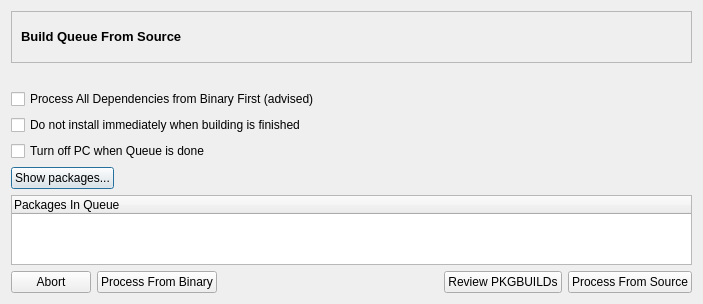
<ui version="4.0" >
 <class>reviewBuildingDialog</class>
 <widget class="QDialog" name="reviewBuildingDialog" >
  <property name="geometry" >
   <rect>
    <x>0</x>
    <y>0</y>
    <width>703</width>
    <height>294</height>
   </rect>
  </property>
  <property name="windowTitle" >
   <string>Review Building Queue</string>
  </property>
  <property name="windowIcon" >
   <iconset resource="shaman.qrc" >
    <normaloff>:/Icons/icons/shaman/shaman-yellow-icon-32.png</normaloff>:/Icons/icons/shaman/shaman-yellow-icon-32.png</iconset>
  </property>
  <layout class="QGridLayout" >
   <item row="0" column="0" >
    <layout class="QVBoxLayout" >
     <item>
      <widget class="QFrame" name="frame" >
       <property name="sizePolicy" >
        <sizepolicy vsizetype="Maximum" hsizetype="Minimum" >
         <horstretch>0</horstretch>
         <verstretch>0</verstretch>
        </sizepolicy>
       </property>
       <property name="frameShape" >
        <enum>QFrame::StyledPanel</enum>
       </property>
       <property name="frameShadow" >
        <enum>QFrame::Sunken</enum>
       </property>
       <layout class="QGridLayout" >
        <item row="0" column="0" >
         <widget class="QLabel" name="label" >
          <property name="text" >
           <string>&lt;html>&lt;head>&lt;meta name="qrichtext" content="1" />&lt;style type="text/css">
p, li { white-space: pre-wrap; }
&lt;/style>&lt;/head>&lt;body style=" font-family:'Liberation Sans'; font-size:10pt; font-weight:400; font-style:normal;">
&lt;p style=" margin-top:0px; margin-bottom:0px; margin-left:0px; margin-right:0px; -qt-block-indent:0; text-indent:0px; font-family:'Sans Serif';">&lt;span style=" font-weight:600;">Build Queue From Source&lt;/span>&lt;/p>&lt;/body>&lt;/html></string>
          </property>
         </widget>
        </item>
        <item row="0" column="1" >
         <widget class="QLabel" name="label_2" >
          <property name="sizePolicy" >
           <sizepolicy vsizetype="Maximum" hsizetype="Maximum" >
            <horstretch>0</horstretch>
            <verstretch>0</verstretch>
           </sizepolicy>
          </property>
          <property name="minimumSize" >
           <size>
            <width>32</width>
            <height>32</height>
           </size>
          </property>
          <property name="text" >
           <string/>
          </property>
          <property name="pixmap" >
           <pixmap resource="shaman.qrc" >:/Icons/icons/applications-development.png</pixmap>
          </property>
          <property name="scaledContents" >
           <bool>true</bool>
          </property>
         </widget>
        </item>
       </layout>
      </widget>
     </item>
     <item>
      <widget class="QLabel" name="infoLabel" >
       <property name="text" >
        <string/>
       </property>
      </widget>
     </item>
     <item>
      <widget class="QCheckBox" name="depsWizardBox" >
       <property name="text" >
        <string>Process All Dependencies from Binary First (advised)</string>
       </property>
       <property name="checked" >
        <bool>false</bool>
       </property>
      </widget>
     </item>
     <item>
      <widget class="QCheckBox" name="noProcessBox" >
       <property name="toolTip" >
        <string>This is useful if you want to review compiler's output</string>
       </property>
       <property name="text" >
        <string>Do not install immediately when building is finished</string>
       </property>
      </widget>
     </item>
     <item>
      <widget class="QCheckBox" name="turnOffBox" >
       <property name="toolTip" >
        <string/>
       </property>
       <property name="text" >
        <string>Turn off PC when Queue is done</string>
       </property>
      </widget>
     </item>
     <item>
      <layout class="QHBoxLayout" >
       <item>
        <widget class="QPushButton" name="showPackages" >
         <property name="text" >
          <string>Show packages...</string>
         </property>
         <property name="icon" >
          <iconset resource="shaman.qrc" >
           <normaloff>:/Icons/icons/view-list-tree.png</normaloff>:/Icons/icons/view-list-tree.png</iconset>
         </property>
         <property name="checkable" >
          <bool>true</bool>
         </property>
        </widget>
       </item>
       <item>
        <spacer>
         <property name="orientation" >
          <enum>Qt::Horizontal</enum>
         </property>
         <property name="sizeHint" stdset="0" >
          <size>
           <width>40</width>
           <height>20</height>
          </size>
         </property>
        </spacer>
       </item>
      </layout>
     </item>
     <item>
      <widget class="QTreeWidget" name="treeWidget" >
       <column>
        <property name="text" >
         <string>Packages In Queue</string>
        </property>
       </column>
      </widget>
     </item>
     <item>
      <layout class="QHBoxLayout" >
       <item>
        <widget class="QPushButton" name="abortButton" >
         <property name="text" >
          <string>Abort</string>
         </property>
         <property name="icon" >
          <iconset resource="shaman.qrc" >
           <normaloff>:/Icons/icons/dialog-cancel.png</normaloff>:/Icons/icons/dialog-cancel.png</iconset>
         </property>
        </widget>
       </item>
       <item>
        <widget class="QPushButton" name="binaryButton" >
         <property name="text" >
          <string>Process From Binary</string>
         </property>
         <property name="icon" >
          <iconset resource="shaman.qrc" >
           <normaloff>:/Icons/icons/edit-redo.png</normaloff>:/Icons/icons/edit-redo.png</iconset>
         </property>
        </widget>
       </item>
       <item>
        <spacer>
         <property name="orientation" >
          <enum>Qt::Horizontal</enum>
         </property>
         <property name="sizeHint" stdset="0" >
          <size>
           <width>40</width>
           <height>20</height>
          </size>
         </property>
        </spacer>
       </item>
       <item>
        <widget class="QPushButton" name="pBuildButton" >
         <property name="text" >
          <string>Review PKGBUILDs</string>
         </property>
         <property name="icon" >
          <iconset resource="shaman.qrc" >
           <normaloff>:/Icons/icons/draw-text.png</normaloff>:/Icons/icons/draw-text.png</iconset>
         </property>
        </widget>
       </item>
       <item>
        <widget class="QPushButton" name="sourceButton" >
         <property name="text" >
          <string>Process From Source</string>
         </property>
         <property name="icon" >
          <iconset resource="shaman.qrc" >
           <normaloff>:/Icons/icons/dialog-ok-apply.png</normaloff>:/Icons/icons/dialog-ok-apply.png</iconset>
         </property>
        </widget>
       </item>
      </layout>
     </item>
    </layout>
   </item>
  </layout>
 </widget>
 <resources>
  <include location="shaman.qrc" />
 </resources>
 <connections/>
</ui>
